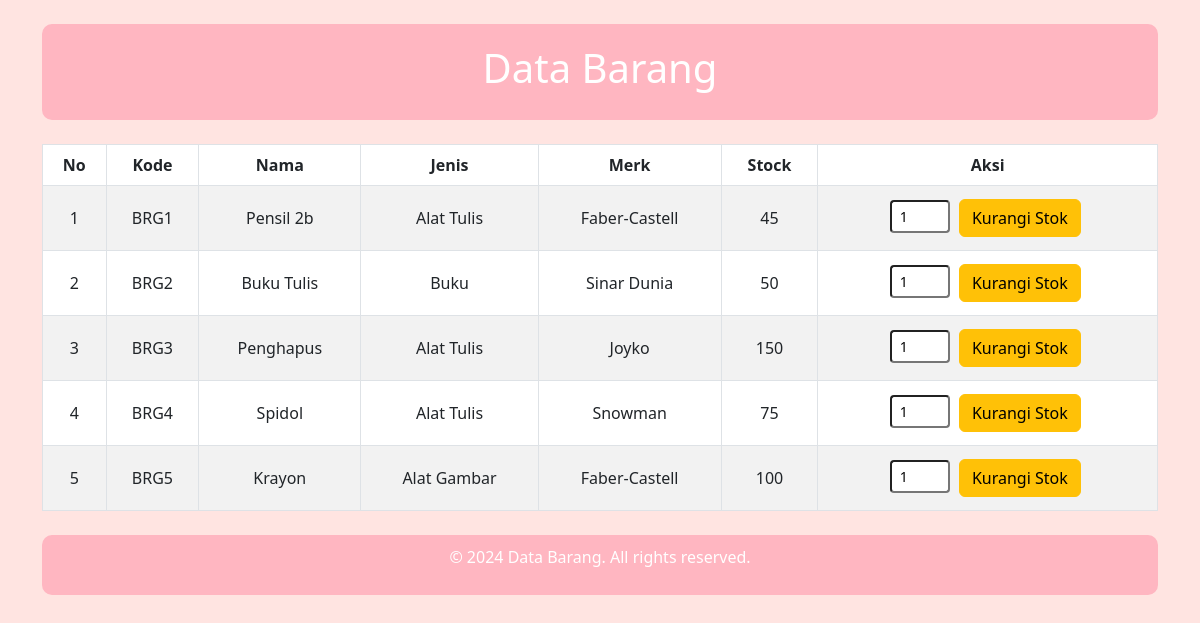
Page /staff.php on the committed database.
### tables this page shows
CREATE TABLE IF NOT EXISTS `barang` (
  `id_barang` int NOT NULL AUTO_INCREMENT,
  `kode` varchar(5) NOT NULL,
  `nama` varchar(20) NOT NULL,
  `jenis` varchar(20) NOT NULL,
  `merk` varchar(20) NOT NULL,
  `stock` int NOT NULL,
  PRIMARY KEY (`id_barang`)
);

### staff.php (the view, shortened to what this page needs)
<!DOCTYPE html>
<html lang="id">
<head>
    <link href="https://cdn.jsdelivr.net/npm/bootstrap@5.2.2/dist/css/bootstrap.min.css" rel="stylesheet">
</head>
<body>
    <div class="container">
        <header class="text-center my-4 header">
            <h1 class="text-white">Data Barang</h1>
        </header>
        <table class="table table-striped table-bordered">
            <thead>
                <tr>
                    <th>No</th>
                    <th>Kode</th>
                    <th>Nama</th>
                    <th>Jenis</th>
                    <th>Merk</th>
                    <th>Stock</th>
                    <th>Aksi</th>
                </tr>
            </thead>
            <tbody>
                <?php
                include 'koneksi.php';
                $no = 1;
                $data = mysqli_query($koneksi,"select * from barang");
                while($d = mysqli_fetch_array($data)){
                    ?>
                    <tr>
                        <td><?php echo $no++; ?></td>
                        <td><?php echo htmlspecialchars($d['kode']); ?></td>
                        <td><?php echo htmlspecialchars($d['nama']); ?></td>
                        <td><?php echo htmlspecialchars($d['jenis']); ?></td>
                        <td><?php echo htmlspecialchars($d['merk']); ?></td>
                        <td><?php echo htmlspecialchars($d['stock']); ?></td>
                        <td>
                            <form method="POST" action="kurangi_stok.php" style="display:inline;">
                                <input type="number" name="jumlah" value="1" min="1" max="<?php echo $d['stock']; ?>" class="form-control-sm" style="width: 60px; display:inline-block;" required>
                                <button type="submit" class="btn btn-warning btn-custom">Kurangi Stok</button>
                            </form>
                        </td>
                    </tr>
                    <?php
                }
                ?>
            </tbody>
        </table>
        <footer class="text-center my-4 footer">
            <p class="text-white">&copy; 2024 Data Barang. All rights reserved.</p>
        </footer>
    </div>
</body>
</html>

### staff.php (style rules this page uses)
body { background-color: #ffe4e1; }
table { margin: 20px 0; background-color: #ffffff; }
th, td { text-align: center; vertical-align: middle; }
.btn-custom { margin: 5px; }
.header { background-color: #ffb6c1; padding: 20px; border-radius: 10px; }
.footer { margin-top: 20px; padding: 10px; background-color: #ffb6c1; border-radius: 10px; }

### rows in the picture
barang: kode "BRG1", nama "Pensil 2b", jenis "Alat Tulis", merk "Faber-Castell", stock "45"
barang: kode "BRG2", nama "Buku Tulis", jenis "Buku", merk "Sinar Dunia", stock "50"
barang: kode "BRG3", nama "Penghapus", jenis "Alat Tulis", merk "Joyko", stock "150"
barang: kode "BRG4", nama "Spidol", jenis "Alat Tulis", merk "Snowman", stock "75"
barang: kode "BRG5", nama "Krayon", jenis "Alat Gambar", merk "Faber-Castell", stock "100"
